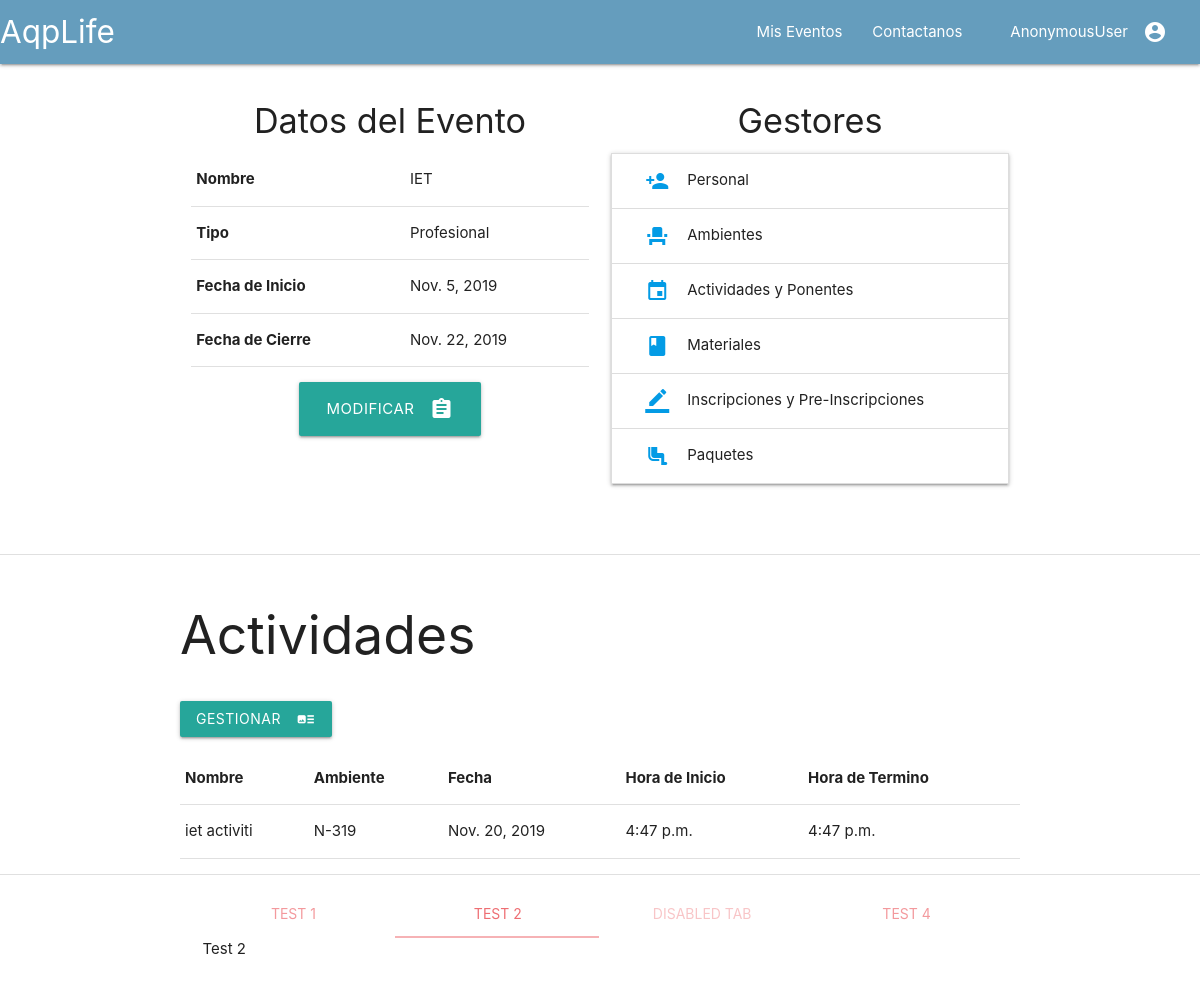
/eventos/2/evento, run on the app's committed database.
### eventos/models.py (models this page shows, shortened)
class Evento(models.Model):
	nombre				=models.CharField(unique=True,max_length=30)
	tipo_evento			=models.CharField(max_length=20)
	fecha_inicio		=models.DateField(default=date.today)
	fecha_fin			=models.DateField(default=date.today)

class Actividad(models.Model):
	evento 				=models.ForeignKey(Evento,on_delete=models.CASCADE)
	ambiente  			=models.ForeignKey(Ambiente,blank=True,on_delete=models.CASCADE)
	nombre				=models.CharField(unique=True,max_length=20)
	fecha 				=models.DateField(default=date.today)
	hora_inicio			=models.TimeField(blank=True)
	hora_fin			=models.TimeField(blank=True)

class Ambiente(models.Model):
	nombre				=models.CharField(primary_key=True,max_length=30)
	evento				=models.ForeignKey(Evento,on_delete=models.CASCADE)
	ubicacion			=models.CharField(max_length=30)
	capacidad			=models.IntegerField(default=0)
	def __str__(self):
		return self.nombre

### eventos/views_modulo_configuracion.py (the view)
# urls.py: path('<int:evento_id>/evento',views.EventoDetailView.as_view(),name='evento'),
class EventoDetailView(DetailView):
	template_name='eventos/evento.html'
	def  get_object(self):
		_id=self.kwargs.get("evento_id")
		return get_object_or_404(Evento,id=_id)

### eventos/templates/eventos/evento.html (shortened to what this page needs)
{%extends 'eventos/index.html'%}
{%block section_1%}
	<div class="section container row">
		<div class="col s6">
			<h4 class="center-align"> Datos del Evento</h4>
			<table class="highlight">
				<thead>
					<tr>
					<th>Nombre</th>
					<td>{{object.nombre}}</td>
					</tr>
				</thead>
				<tbody>
				<tr>
					<th>Tipo</th>
					<td>{{object.tipo_evento}}</td>
				</tr>
				<tr>
					<th>Fecha de Inicio</th>
					<td>{{object.fecha_inicio}}</td>
				</tr>
				<tr>
					<th>Fecha de Cierre</th>
					<td>{{object.fecha_fin}}</td>
				</tr>
				</tbody>
			</table>
			<div class="section center-align">
				<a href="{%url 'eventos:modificar_evento' object.id%}" class="waves-effect waves-light btn-large center-align"><i class="material-icons right">assignment</i>Modificar</a>
			</div>
		</div>
		<div class="col s6 center-align row">
			<h4>Gestores</h4>
			<ul class="collapsible">
				<li>
				<div class="collapsible-header">
					<a href="{%url 'eventos:gestionar_personal' object.id%}"><i class="material-icons right">person_add</i></a> Personal
				</div>
				</li>
				<li>
				<div class="collapsible-header">
					<a href="{%url 'eventos:gestionar_ambiente' object.id%}"><i class="material-icons right">event_seat</i></a> Ambientes
				</div>
				</li>
				<li>
				<div class="collapsible-header">
					<a href="{%url 'eventos:gestionar_actividad' object.id%}"><i class="material-icons right">event</i></a>Actividades y Ponentes
				</div>
				</li>
				<li>
				<div class="collapsible-header">
					<a href="{%url 'eventos:gestionar_material' object.id%}"><i class="material-icons right">class</i></a>Materiales </div>
				</li>
				<li>
				<div class="collapsible-header"><a href="{%url 'eventos:gestionar_ambiente' object.id%}"><i class="material-icons right">border_color</i></a>Inscripciones y Pre-Inscripciones</div>
				<li>
				<div class="collapsible-header"><a href="{%url 'eventos:gestionar_paquete' object.id%}"><i class="material-icons right">airline_seat_legroom_normal</i></a>Paquetes</div>
				</li>
				</li>
			</ul>
		</div>
		</div>
{%endblock%}
{%block section_2%}
	<div class="section container">
		<h2>Actividades</h2>
		<div class="section">
				<a href="{%url 'eventos:gestionar_actividad' object.id%}" class="waves-effect waves-light btn center-align"><i class="material-icons right">art_track</i>Gestionar</a>
			</div>
      <table>
        <thead>
          <tr>
              <th>Nombre</th>
              <th>Ambiente</th>
              <th>Fecha</th>
              <th>Hora de Inicio</th>
              <th>Hora de Termino</th>
          </tr>
        </thead>
        <tbody>
        	{%for actividad in object.actividad_set.all%}
          <tr>
            <td>{{actividad.nombre}}</td>
            <td>{{actividad.ambiente}}</td>
            <td>{{actividad.fecha}}</td>
            <td>{{actividad.hora_inicio}}</td>
            <td>{{actividad.hora_fin}}</td>
          </tr>
        	{%endfor%}
        </tbody>
      </table>
	</div>
{%endblock%}

### data on the page
Evento: nombre "IET", tipo_evento "Profesional", fecha_inicio "Nov. 5, 2019", fecha_fin "Nov. 22, 2019"
Actividad: nombre "iet activiti", ambiente "N-319", fecha "Nov. 20, 2019", hora_inicio "4:47 p.m.", hora_fin "4:47 p.m."

### other printed values
{{ user }} "AnonymousUser"
